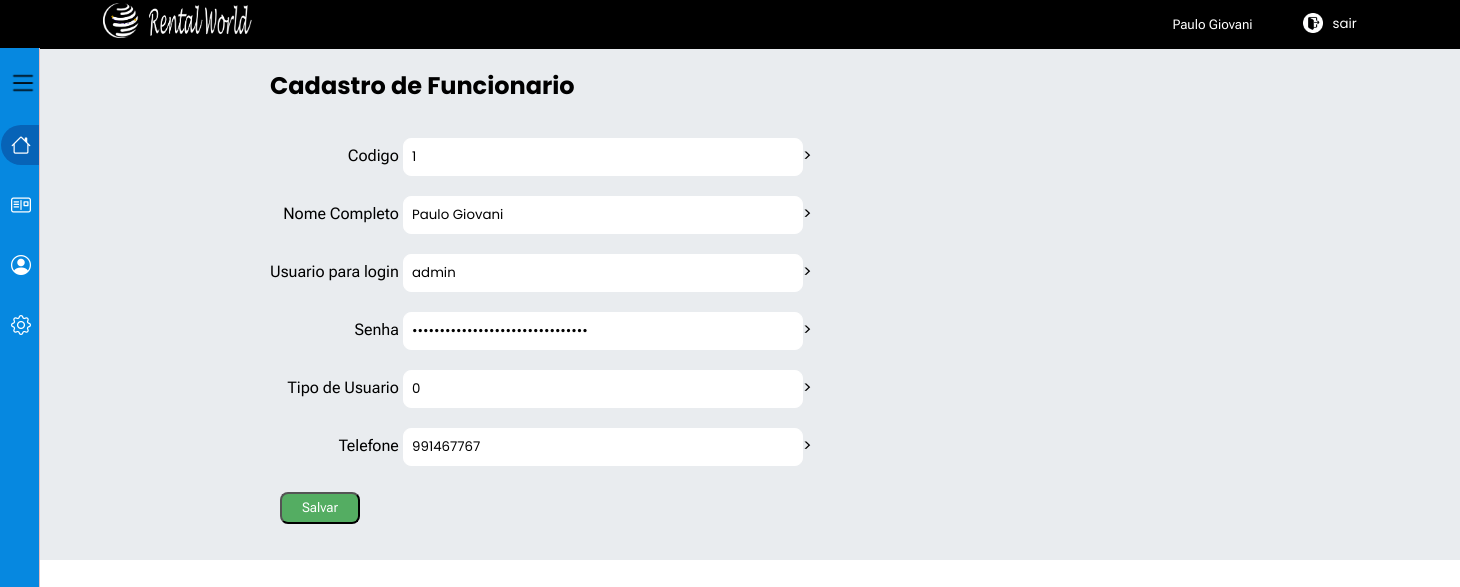
The app's page /admin/comandos/editar_funcionarios.php?codigo=1 (signed in) with its own data.
### tables this page shows
CREATE TABLE `portal_login` (
  `codigo` int(11) NOT NULL,
  `nome` varchar(100) NOT NULL,
  `usuario` varchar(50) NOT NULL,
  `senha` varchar(32) NOT NULL,
  `tipo` int(11) NOT NULL,
  `telefone` int(15) NOT NULL
);

### admin/comandos/editar_funcionarios.php (the view, shortened to what this page needs)
<?php require('../menu_gestao.php');
	require('../../conexao.php');
	$codigo = $_GET['codigo'];
	$select_funcionarios = mysqli_query($conexao, "SELECT * FROM portal_login WHERE codigo = $codigo");
		if (mysqli_num_rows($select_funcionarios) > 0) {
			$dados_funcionarios = mysqli_fetch_assoc($select_funcionarios);
		} else {
			echo "<script> alert ('NÃO EXISTEM FUNCIONARIOS CADASTRADOS!');</script>";
			echo "<script> window.location.href='$url_admin/cadastro_funcionarios.php';</script>";
		}
?>
<!DOCTYPE html>
<html lang="pt-br">
<body>
	<main>
		<form name="portal_login" class="form_cadastro" method="post">
		    <h2>Cadastro de Funcionario</h2><br>
			<div class="cadastro_div">
			    <div>
					<label>Codigo</label>
					<input class="input_cadastro" type="text" name="codigo" value="<?php echo $dados_funcionarios['codigo'];?>" readonly>>
				</div>
                <div>
					<label>Nome Completo</label>
					<input class="input_cadastro" type="text" name="nome" value="<?php echo $dados_funcionarios['nome'];?>" required autofocus>>
				</div>
				<div>
					<label>Usuario para login</label>
					<input class="input_cadastro" type="text" name="usuario" value="<?php echo $dados_funcionarios['usuario'];?>" required autofocus>>
				</div>
				<div>
					<label>Senha</label>
					<input class="input_cadastro" type="password" name="senha" value="<?php echo $dados_funcionarios['senha'];?>" required autofocus>>
				</div>
				<div>
					<label>Tipo de Usuario</label>
					<input class="input_cadastro" type="number" name="tipo" value="<?php echo $dados_funcionarios['tipo'];?>" required autofocus>>
				</div>
				<div>
					<label>Telefone</label>
					<input class="input_cadastro" type="number" name="telefone" value="<?php echo $dados_funcionarios['telefone'];?>" required autofocus>>
				</div>
			</div>
			<div class="botoes">
                <input class="botao" type="submit" id="btn_salvar" name="btn_salvar" value="Salvar">
            </div>
		</form>
	</main>
</body>
</html>

### css/portal_gestao.css (style rules this page uses)
* { margin: 0 auto; padding: 0; box-sizing: border-box; font-family: 'Poppins', sans-serif, arial, helvetica, sans-serif, 'Open Sans', 'Roboto Flex'; }
main { background-color: rgb(233, 236, 239); }
.form_cadastro { width: 100%; margin-left: 250px; padding: 20px; }
.form_cadastro legend, label { font-family: 'roboto flex'; }
.botao { color: #FFF; width:80px; padding: 0.4rem; margin-top: 1rem; margin-bottom: 1rem; margin-left: 10px; background: #54ad62; border-radius: 8px; cursor: pointer; font-size: 10pt; font-family: 'roboto flex'; transition: 0.2s; }
.input_cadastro { width: 400px; padding: .5rem; margin-top: 10px; margin-bottom: 10px; border: 1px solid rgb(255, 255, 255); border-radius: 8px; }
.cadastro_div { display: inline-block; text-align: right; }

### records on screen
portal_login: codigo "1", nome "Paulo Giovani", usuario "admin", tipo "0", telefone "991467767"

### other values on screen
$_SESSION['nome'] "Paulo Giovani"
